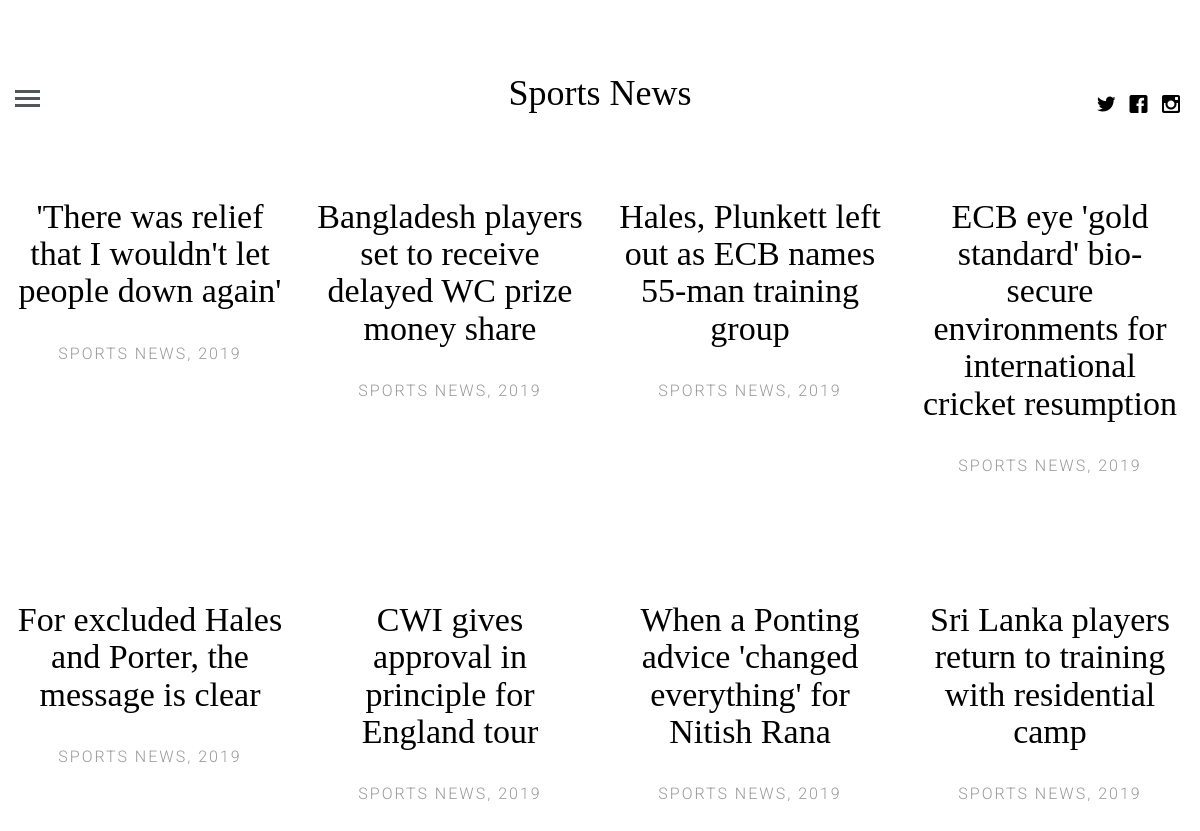
Page /cricket.html/ on the committed database.
### news/models.py (models this page shows, shortened)
class CricHeadline(models.Model):
	title = models.CharField(max_length=200)
	url = models.TextField()

### news/views.py (the view)
# urls.py: path('cricket.html/', cricket_news_list, name="cricket"),
def cricket_news_list(request):
	headlines = CricHeadline.objects.all()[::-1]
	context = {
		'object_list':headlines,
	}
	return render(request, "cricket.html", context)

### news/templates/cricket.html (shortened to what this page needs)
{% load static %}
<!DOCTYPE html>
 <html class="no-js">
	<head>
	<link rel="stylesheet" href="{% static 'css/animate.css' %}">
	<link rel="stylesheet" href="{% static 'css/icomoon.css' %}">
	<link rel="stylesheet" href="{% static 'css/bootstrap.css' %}">
	<link rel="stylesheet" href="{% static 'css/style.css' %}">
	</head>
	<body>
	<header id="fh5co-header">
		<div class="container-fluid">
			<div class="row">
				<a href="#" class="js-fh5co-nav-toggle fh5co-nav-toggle"><i></i></a>
				<ul class="fh5co-social">
					<li><a href="#"><i class="icon-twitter"></i></a></li>
					<li><a href="#"><i class="icon-facebook"></i></a></li>
					<li><a href="#"><i class="icon-instagram"></i></a></li>
				</ul>
				<div class="col-lg-12 col-md-12 text-center">
					<h1 id="fh5co-logo"><a href="{% url 'cricscrape' %}">Sports News</a></h1>
				</div>
			</div>
		</div>
	</header>
	<div class="container-fluid">
		<div class="row fh5co-post-entry">
		{% for object in object_list %}
			<article class="col-lg-3 col-md-3 col-sm-3 col-xs-6 col-xxs-12 animate-box">
				<h2 class="fh5co-article-title"><a href="{{object.url}}">{{object.title}}</a></h2>
				<span class="fh5co-meta fh5co-date">Sports News, 2019</span>
			</article>
			{% endfor %}
		</div>
	</div>
	</body>
</html>

### static/css/icomoon.css (style rules this page uses)
[class^="icon-"], [class*=" icon-"] { font-family: 'icomoon' !important; speak: none; font-style: normal; font-weight: normal; font-variant: normal; text-transform: none; line-height: 1; -webkit-font-smoothing: antialiased; -moz-osx-font-smoothing: grayscale; }
.icon-facebook:before { content: "\ea67"; }
.icon-instagram:before { content: "\ea6f"; }
.icon-twitter:before { content: "\ea7c"; }

### static/css/style.css (style rules this page uses)
html { background: #fff; }
body { font-family: "Roboto", arial, sans-serif; font-size: 18px; font-weight: 300; line-height: 1.8; color: #222; background: #fff; }
a { color: #f7c873; -webkit-transition: 0.5s; -o-transition: 0.5s; transition: 0.5s; }
h1, h2, h3, h4, h5, h6 { font-family: "Playfair Display", times, serif; color: #000; }
#fh5co-header { padding: 3em 3em; float: left; width: 100%; }
@media screen and (max-width: 1200px) { #fh5co-header { padding-left: 15px; padding-right: 15px; } }
#fh5co-header .fh5co-nav-toggle { position: absolute; top: 4.2em; left: 3em; z-index: 99; }
@media screen and (max-width: 1200px) { #fh5co-header .fh5co-nav-toggle { top: 4em; left: 15px; } }
#fh5co-header .fh5co-social { position: absolute !important; right: 3em !important; top: 3.2em; z-index: 99; -webkit-transition: 0.5s; -o-transition: 0.5s; transition: 0.5s; }
@media screen and (max-width: 1200px) { #fh5co-header .fh5co-social { right: 15px !important; top: 3.2em; } }
#fh5co-header #fh5co-logo { text-align: center; }
#fh5co-header #fh5co-logo a { color: #000; }
.fh5co-post-entry article { text-align: center; float: left; margin-bottom: 110px; padding-left: 3em; padding-right: 3em; }
@media screen and (max-width: 1200px) { .fh5co-post-entry article { margin-bottom: 80px; padding-left: 15px; padding-right: 15px; } }
.fh5co-post-entry article h2 { font-family: "Playfair Display", times, serif; font-size: 34px; color: #000; margin-bottom: 30px; }
.fh5co-post-entry article h2 a { color: #000; }
.fh5co-post-entry article .fh5co-meta { font-size: 16px; font-family: "Roboto", arial, sans-serif; color: #999999; margin-bottom: 20px; display: block; }
.fh5co-post-entry article .fh5co-meta.fh5co-date { text-transform: uppercase; letter-spacing: 2px; }
.fh5co-social { padding: 0; margin: 30px 0 0 0; position: relative; }
.fh5co-social li { padding: 0; margin: 0; list-style: none; display: inline; }
.fh5co-social li a { font-size: 20px; padding: 4px; color: #000; }
.js .to-animate, .js .to-animate-2, .js .animate-box { opacity: 0; }
.fh5co-nav-toggle { width: 25px; height: 25px; cursor: pointer; text-decoration: none; }
.fh5co-nav-toggle i { position: relative; display: -moz-inline-stack; display: inline-block; zoom: 1; *display: inline; width: 25px; height: 3px; color: #535659; font: bold 14px/.4 Helvetica; text-transform: uppercase; text-indent: -55px; background: #535659; transition: all .2s ease-out; }
.fh5co-nav-toggle i::before, .fh5co-nav-toggle i::after { content: ''; width: 25px; height: 3px; background: #535659; position: absolute; left: 0; -webkit-transition: 0.2s; -o-transition: 0.2s; transition: 0.2s; }
.fh5co-nav-toggle i::before { top: -7px; }
.fh5co-nav-toggle i::after { bottom: -7px; }
.fh5co-nav-toggle { position: absolute; top: 18px; left: 0; z-index: 21; padding: 6px 0 0 0; display: block; margin: 0 auto; display: block; height: 44px; width: 25px; border-bottom: none !important; }

### rows in the picture
CricHeadline: title "'There was relief that I wouldn't let people down again'"
CricHeadline: title "Bangladesh players set to receive delayed WC prize money share"
CricHeadline: title "Hales, Plunkett left out as ECB names 55-man training group"
CricHeadline: title "ECB eye 'gold standard' bio-secure environments for international cricket resumption"
CricHeadline: title "For excluded Hales and Porter, the message is clear"
CricHeadline: title "CWI gives approval in principle for England tour"
CricHeadline: title "When a Ponting advice 'changed everything' for Nitish Rana"
CricHeadline: title "Sri Lanka players return to training with residential camp"
